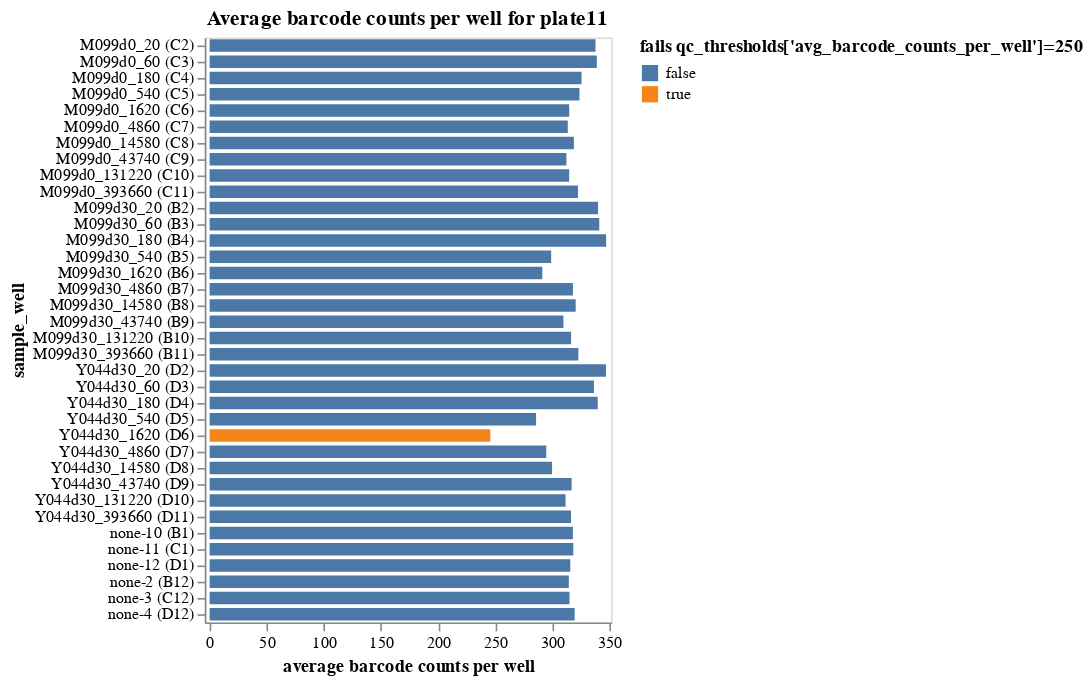

This figure's notebook cell:
### Markdown cell above
Plot average counts per barcode.
If a sample has inadequate barcode counts, it may not have good enough statistics for accurate analysis, and a QC-threshold is applied:

### Code cell
avg_barcode_counts = (
    counts.groupby(
        ["well", "serum_replicate", "sample_well"],
        dropna=False,
        as_index=False,
    )
    .aggregate(avg_count=pd.NamedAgg("count", "mean"))
    .assign(
        fails_qc=lambda x: (
            x["avg_count"] < qc_thresholds['avg_barcode_counts_per_well']
        ),
    )
)

avg_barcode_counts_chart = (
    alt.Chart(avg_barcode_counts)
    .add_params(serum_selection)
    .transform_filter(serum_selection)
    .encode(
        alt.X(
            "avg_count",
            title="average barcode counts per well",
            scale=alt.Scale(nice=False, padding=3),
        ),
        alt.Y("sample_well", sort=sample_wells),
        alt.Color(
            "fails_qc",
            title=f"fails {qc_thresholds['avg_barcode_counts_per_well']=}",
            legend=alt.Legend(titleLimit=500),
        ),
        tooltip=[
            alt.Tooltip(c, format=".3g") if avg_barcode_counts[c].dtype == float else c
            for c in avg_barcode_counts.columns
        ],
    )
    .mark_bar(height={"band": 0.85})
    .properties(
        height=alt.Step(10),
        width=250,
        title=f"Average barcode counts per well for {plate}",
    )
    .configure_axis(grid=False)
)

display(avg_barcode_counts_chart)

# drop wells failing QC
avg_barcode_counts_per_well_drops = list(avg_barcode_counts.query("fails_qc")["well"])
print(
    f"\nDropping {len(avg_barcode_counts_per_well_drops)} wells for failing "
    f"{qc_thresholds['avg_barcode_counts_per_well']=}: "
    + str(avg_barcode_counts_per_well_drops)
)
qc_drops["wells"].update(
    {w: "avg_barcode_counts_per_well" for w in avg_barcode_counts_per_well_drops}
)
counts = counts[~counts["well"].isin(qc_drops["wells"])]

### Figure 1 — Vega-Lite specification as saved in the notebook (floating-point values rounded to 4 significant figures; data arrays with more than 128 entries replaced by an {"elided": "..."} marker saying what was removed)
{"config": {"view": {"continuousWidth": 300, "continuousHeight": 300}, "axis": {"grid": false}}, "data": {"name": "data-332c6d5ff89cbe54867a5c99174e90ea"}, "mark": {"type": "bar", "height": {"band": 0.85}}, "encoding": {"color": {"field": "fails_qc", "legend": {"titleLimit": 500}, "title": "fails qc_thresholds['avg_barcode_counts_per_well']=250", "type": "nominal"}, "tooltip": [{"field": "well", "type": "nominal"}, {"field": "serum_replicate", "type": "nominal"}, {"field": "sample_well", "type": "nominal"}, {"field": "avg_count", "format": ".3g", "type": "quantitative"}, {"field": "fails_qc", "type": "nominal"}], "x": {"field": "avg_count", "scale": {"nice": false, "padding": 3}, "title": "average barcode counts per well", "type": "quantitative"}, "y": {"field": "sample_well", "sort": {"elided": "144 str values"}, "type": "nominal"}}, "height": {"step": 10}, "params": [{"name": "param_1", "select": {"type": "point", "fields": ["serum_replicate"]}, "bind": {"input": "select", "options": [null, "M099d0", "M099d30", "Y044d30", "none-10", "none-11", "none-12", "none-2", "none-3", "none-4"], "labels": ["all", "M099d0", "M099d30", "Y044d30", "none-10", "none-11", "none-12", "none-2", "none-3", "none-4"], "name": "serum"}}], "title": "Average barcode counts per well for plate11", "transform": [{"filter": {"param": "param_1"}}], "width": 250, "$schema": "https://vega.github.io/schema/vega-lite/v5.16.3.json", "datasets": {"data-332c6d5ff89cbe54867a5c99174e90ea": [{"well": "B1", "serum_replicate": "none-10", "sample_well": "none-10 (B1)", "avg_count": 318.2, "fails_qc": false}, {"well": "B10", "serum_replicate": "M099d30", "sample_well": "M099d30_131220 (B10)", "avg_count": 316.6, "fails_qc": false}, {"well": "B11", "serum_replicate": "M099d30", "sample_well": "M099d30_393660 (B11)", "avg_count": 323.0, "fails_qc": false}, {"well": "B12", "serum_replicate": "none-2", "sample_well": "none-2 (B12)", "avg_count": 314.6, "fails_qc": false}, {"well": "B2", "serum_replicate": "M099d30", "sample_well": "M099d30_20 (B2)", "avg_count": 340.2, "fails_qc": false}, {"well": "B3", "serum_replicate": "M099d30", "sample_well": "M099d30_60 (B3)", "avg_count": 341.3, "fails_qc": false}, {"well": "B4", "serum_replicate": "M099d30", "sample_well": "M099d30_180 (B4)", "avg_count": 347.3, "fails_qc": false}, {"well": "B5", "serum_replicate": "M099d30", "sample_well": "M099d30_540 (B5)", "avg_count": 299.2, "fails_qc": false}, {"well": "B6", "serum_replicate": "M099d30", "sample_well": "M099d30_1620 (B6)", "avg_count": 291.4, "fails_qc": false}, {"well": "B7", "serum_replicate": "M099d30", "sample_well": "M099d30_4860 (B7)", "avg_count": 318.2, "fails_qc": false}, {"well": "B8", "serum_replicate": "M099d30", "sample_well": "M099d30_14580 (B8)", "avg_count": 320.6, "fails_qc": false}, {"well": "B9", "serum_replicate": "M099d30", "sample_well": "M099d30_43740 (B9)", "avg_count": 309.9, "fails_qc": false}, {"well": "C1", "serum_replicate": "none-11", "sample_well": "none-11 (C1)", "avg_count": 318.6, "fails_qc": false}, {"well": "C10", "serum_replicate": "M099d0", "sample_well": "M099d0_131220 (C10)", "avg_count": 314.9, "fails_qc": false}, {"well": "C11", "serum_replicate": "M099d0", "sample_well": "M099d0_393660 (C11)", "avg_count": 322.6, "fails_qc": false}, {"well": "C12", "serum_replicate": "none-3", "sample_well": "none-3 (C12)", "avg_count": 315.2, "fails_qc": false}, {"well": "C2", "serum_replicate": "M099d0", "sample_well": "M099d0_20 (C2)", "avg_count": 338.0, "fails_qc": false}, {"well": "C3", "serum_replicate": "M099d0", "sample_well": "M099d0_60 (C3)", "avg_count": 339.2, "fails_qc": false}, {"well": "C4", "serum_replicate": "M099d0", "sample_well": "M099d0_180 (C4)", "avg_count": 325.8, "fails_qc": false}, {"well": "C5", "serum_replicate": "M099d0", "sample_well": "M099d0_540 (C5)", "avg_count": 323.9, "fails_qc": false}, {"well": "C6", "serum_replicate": "M099d0", "sample_well": "M099d0_1620 (C6)", "avg_count": 315.0, "fails_qc": false}, {"well": "C7", "serum_replicate": "M099d0", "sample_well": "M099d0_4860 (C7)", "avg_count": 313.7, "fails_qc": false}, {"well": "C8", "serum_replicate": "M099d0", "sample_well": "M099d0_14580 (C8)", "avg_count": 319.1, "fails_qc": false}, {"well": "C9", "serum_replicate": "M099d0", "sample_well": "M099d0_43740 (C9)", "avg_count": 312.5, "fails_qc": false}, {"well": "D1", "serum_replicate": "none-12", "sample_well": "none-12 (D1)", "avg_count": 315.9, "fails_qc": false}, {"well": "D10", "serum_replicate": "Y044d30", "sample_well": "Y044d30_131220 (D10)", "avg_count": 311.8, "fails_qc": false}, {"well": "D11", "serum_replicate": "Y044d30", "sample_well": "Y044d30_393660 (D11)", "avg_count": 316.6, "fails_qc": false}, {"well": "D12", "serum_replicate": "none-4", "sample_well": "none-4 (D12)", "avg_count": 319.7, "fails_qc": false}, {"well": "D2", "serum_replicate": "Y044d30", "sample_well": "Y044d30_20 (D2)", "avg_count": 347.2, "fails_qc": false}, {"well": "D3", "serum_replicate": "Y044d30", "sample_well": "Y044d30_60 (D3)", "avg_count": 336.6, "fails_qc": false}, {"well": "D4", "serum_replicate": "Y044d30", "sample_well": "Y044d30_180 (D4)", "avg_count": 340.0, "fails_qc": false}, {"well": "D5", "serum_replicate": "Y044d30", "sample_well": "Y044d30_540 (D5)", "avg_count": 286.0, "fails_qc": false}, {"well": "D6", "serum_replicate": "Y044d30", "sample_well": "Y044d30_1620 (D6)", "avg_count": 245.9, "fails_qc": true}, {"well": "D7", "serum_replicate": "Y044d30", "sample_well": "Y044d30_4860 (D7)", "avg_count": 294.9, "fails_qc": false}, {"well": "D8", "serum_replicate": "Y044d30", "sample_well": "Y044d30_14580 (D8)", "avg_count": 300.0, "fails_qc": false}, {"well": "D9", "serum_replicate": "Y044d30", "sample_well": "Y044d30_43740 (D9)", "avg_count": 317.1, "fails_qc": false}]}}
